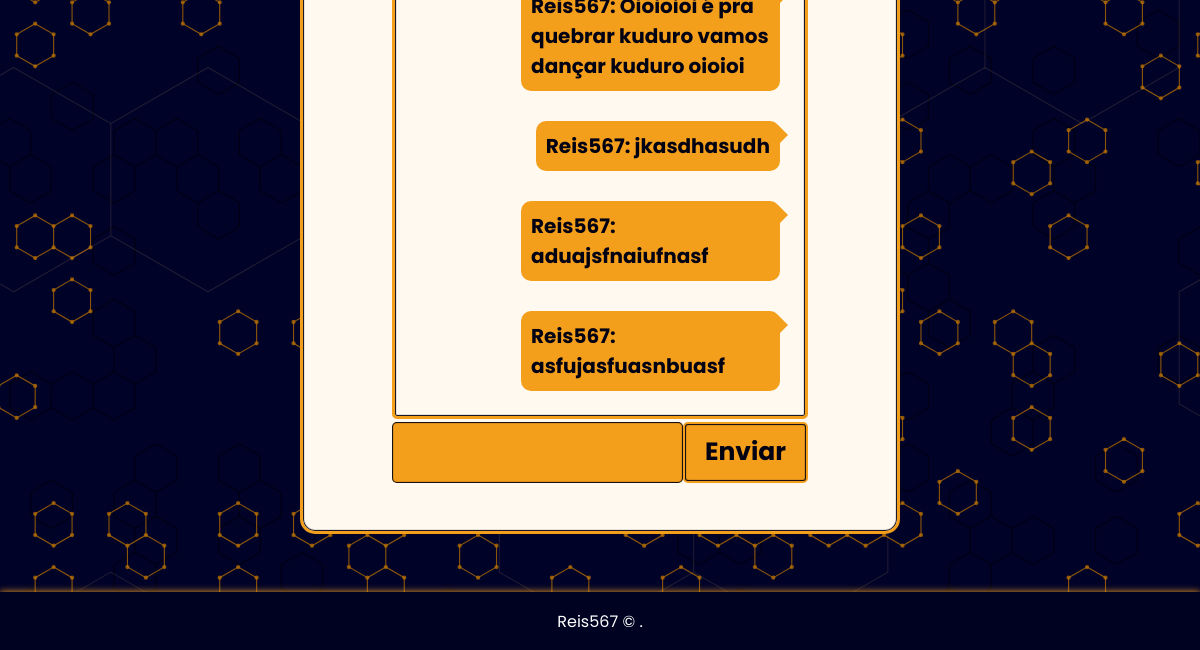
The page /chat/room/tecladoshyperx/ (signed in, lower part) on the database as committed earlier.
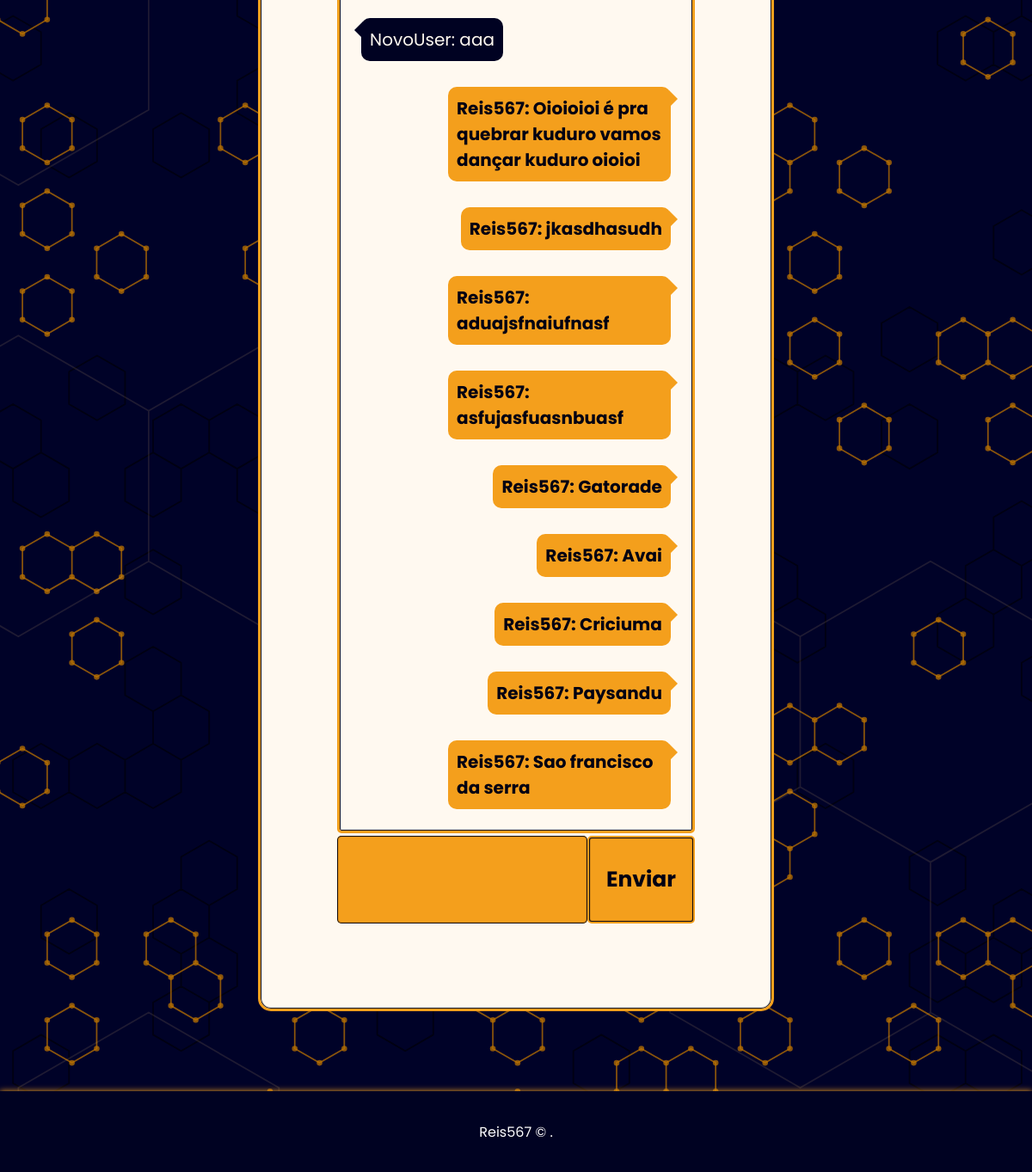
The same page on the database as committed later.
### chat/models.py (models this page shows)
class Message(models.Model):
    class Meta:
        verbose_name = 'Mensagem'
        verbose_name_plural = 'Mensagens'
    content = models.TextField()
    user = models.ForeignKey(User, on_delete=models.CASCADE)
    room = models.ForeignKey(Room, on_delete=models.CASCADE)
    created_on = models.DateTimeField(auto_now_add=True)
    def __str__(self):
        return f'{self.user.username}: {self.content}'  # Retorna o nome do usuário e o conteúdo da mensagem

### chat/views.py (the view)
# urls.py: path('room/<str:slug>/',views.room, name='room'),
@login_required
def room(request, slug):
    try:
        room_name = Room.objects.get(slug=slug).name
        messages = Message.objects.filter(room=Room.objects.get(slug=slug))
    except Room.DoesNotExist:
        return HttpResponse("A sala não existe.", status=404)
    return render(request,
                  "room.html",
            {
                "room_name":room_name,
                "slug":slug,
                'messages':messages})

### templates/room.html (shortened to what this page needs)
{% extends "base.html" %}
{% block content %}
<section class="chat_room">
      <div class="chat_room-content">
            <div class="chat_room-messages" id="id_chat_item_container" style="font-size: 20px">
                {% if messages %}
                    {% for message in messages %}
                        <span class="{% if message.user.username == request.user.username %}chat_room-balao-eu{% else %}chat_room-balao-ele{% endif %}">
                          {{message}}
                        </span>
                    {% endfor %}
                {% endif %}
            </div>
            <div class="chat_room-actions">
                  <input type="text" id="id_message_send_input" />
                  <button type="submit" id="id_message_send_button">Enviar</button>
            </div>
      </div>
</section>
{% endblock %}

### templates/base.html (shortened to what this page needs)
{% load static %}
<!DOCTYPE html>
    <html>
    <head>
        <link rel="stylesheet"  href="{% static 'css/reset.css' %}">
        <link rel="stylesheet"  href="{% static 'css/style.css' %}">
    </head>
    <body>
            {% block content %}{% endblock %}
        <footer class="footer">
            <p><a href="https://github.com/reis567" target="_blank">Reis567</a> &copy; {{ year }}.</p>
        </footer>
    </body>
    </html>

### static/css/style.css (style rules this page uses)
:root { --prim-cl: #050850; --prim-stgr:#000222; --sec-cl: #F49F1C; --sec-stgr: #fbbd5f; --black:#000112; --white:#fff9f0; --ylw-shd: 0px 0px 10px var(--sec-cl); --ylw-shd-ltr: 0px 0px 7px var(--sec-cl); }
body { background-image: url('/static/img/bg.svg'); background-size: cover; width: 100%; height: 100%; font-family: 'Poppins', sans-serif; }
.footer { position: fixed; bottom: 0; width: 100%; height: 5vh; background-color: var(--prim-stgr); display: flex; justify-content: center; align-items: center; color: white; box-shadow: var(--ylw-shd-ltr); }
.footer a { color: white; transition: .5s; }
.chat_room { height: 100vh; width: 100vw; display: flex; justify-content: center; align-items: center; flex-direction: column; }
.chat_room-content { background: var(--white); width: 50%; height: 80%; display: flex; justify-content: center; align-items: center; flex-direction: column; color: var(--black); border: 3px solid var(--sec-cl); border-radius: 15px; box-shadow: var(--ylw-shd); box-shadow: inset 0 0 1px 1px var(--black); }
.chat_room-messages { width: 70%; height: 75%; display: flex; flex-direction: column; padding: 20px; gap: 20px; overflow-y: scroll; background: var(--white); border-radius: 5px; border: 3px solid var(--sec-cl); box-shadow: inset 0 0 1px 1px var(--black); }
.chat_room-messages { scrollbar-width: thin; scrollbar-color: var(--sec-stgr); }
.chat_room-actions { width: 70%; padding-top: 3px; display: flex; outline: none; height: 7%; }
.chat_room-actions input { width: 70%; background: var(--sec-cl); box-shadow: inset 0 0 1px 1px var(--black); border-radius: 5px; color: var(--black); font-weight: bolder; padding-left: 10px; outline: 0; }
.chat_room-actions button { cursor: pointer; font-weight: bolder; width: 30%; background: var(--sec-cl); border: 2px solid transparent; border-radius: 5px; color: var(--black); font-size: 25px; box-shadow: inset 0 0 1px 1px var(--black); }
.chat_room-balao-ele { background: var(--prim-stgr); align-self: flex-start; border-radius: 10px; position: relative; padding: 10px; display: inline-block; max-width: 70%; word-wrap: break-word; margin: 5px; color: var(--white); }
.chat_room-balao-ele::before { content: ''; position: absolute; border-left: 10px solid transparent; border-right: 10px solid var(--prim-stgr); border-top: 10px solid transparent; border-bottom: 10px solid transparent; top: 4px; left: -18px; }
.chat_room-balao-eu { background: var(--sec-cl); border-radius: 10px; position: relative; align-self: flex-end; padding: 10px; display: inline-block; max-width: 70%; word-wrap: break-word; margin: 5px; font-weight: bold; }
.chat_room-balao-eu::before { content: ''; position: absolute; border-left: 10px solid var(--sec-cl); border-right: 10px solid transparent; border-top: 10px solid transparent; border-bottom: 10px solid transparent; top: 4px; right: -18px; }

Rows that differ between the two databases and show on the page:
now on this page (row unchanged): Message: user+content "NovoUser: aaa"
now on this page (row unchanged): Message: user+content "Reis567: Oioioioi é pra quebrar kuduro vamos dançar kuduro oioioi"
added Message: user+content "Reis567: Gatorade"
added Message: user+content "Reis567: Avai"
added Message: user+content "Reis567: Criciuma"
added Message: user+content "Reis567: Paysandu"
added Message: user+content "Reis567: Sao francisco da serra"
